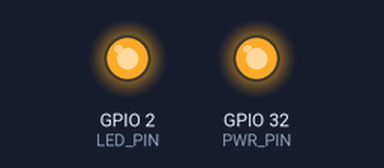
This sketch was run on a simulated ESP32. Shown: output pins drawn as LEDs (lit = HIGH). Uploads are accepted with an empty reply; what the sketch prints to the serial monitor is not drawn.

Above: at 6.4 s.
At 8.7 s:
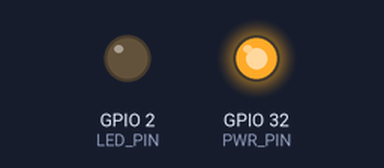
Timing chart, 0 to 11.2 s (numbered marks = the images above):
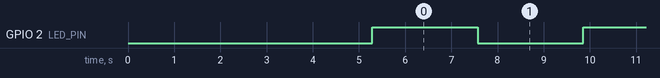

The sketch:

sketch_oct21a.ino
```cpp
#define TINY_GSM_MODEM_SIM7600  // A7672S is compatible with SIM7600
#define TINY_GSM_RX_BUFFER 1024  // Buffer size for incoming data

#include <TinyGsmClient.h>       // TinyGSM library for SIMCom A7672S

// UART Pins for SIMCom A7672S (adjust according to your setup)
#define SerialMon Serial  // For debugging via Serial Monitor
#define SerialAT Serial1  // For communication with the SIM module

// Pin configurations
#define PWR_PIN 32  // Pin to control modem power
#define PIN_TX 17   // TX pin for SIMCom A7672S
#define PIN_RX 16   // RX pin for SIMCom A7672S
#define LED_PIN 2   // LED to indicate status

// APN settings for your network provider
const char apn[] = "airtelgprs.com";    // Replace with your SIM card's APN
const char gprsUser[] = "";      // Username for APN (if needed, otherwise leave empty)
const char gprsPass[] = "";      // Password for APN (if needed, otherwise leave empty)

TinyGsm modem(SerialAT);        // Initialize the TinyGSM modem instance
TinyGsmClient client(modem);    // TinyGSM client for HTTP communication

// Function to power on the modem
void modemPowerOn() {
  pinMode(PWR_PIN, OUTPUT);
  digitalWrite(PWR_PIN, LOW);  // Power on sequence (specific to A7672S)
  delay(1000);
  digitalWrite(PWR_PIN, HIGH);
}

// Function to check signal strength (RSSI) and network type
void checkNetworkDetails() {
  String response;

  // Check if the modem is registered on the network
  SerialMon.println("Checking network registration...");
  if (!modem.waitForNetwork(30000)) {
    SerialMon.println("Network registration failed.");
    return;
  }
  SerialMon.println("Modem registered on the network.");

  // Check signal strength (RSSI)
  int signal = modem.getSignalQuality();
  SerialMon.print("Signal quality (RSSI): ");
  SerialMon.println(signal);

  // Send the AT+CPSI? command to check the network type
  SerialMon.println("Checking network type...");
  modem.sendAT("+CPSI?");

  // Wait for the response from the modem and store it in the response string
  modem.waitResponse(10000L, response);

  // Print the network type information to the Serial Monitor
  SerialMon.println("Network type information:");
  SerialMon.println(response);
}

// Function to make an HTTP request
void makeHttpRequest() {
  if (!client.connect("httpbin.org", 80)) {  // Connect to httpbin.org
    SerialMon.println("Connection to server failed.");
    return;
  }

  // Send a simple HTTP GET request
  client.println("GET /get HTTP/1.1");
  client.println("Host: httpbin.org");
  client.println("Connection: close");
  client.println();

  // Wait for the server response
  while (client.connected()) {
    String response = client.readString();
    SerialMon.println(response);  // Print the response to the serial monitor
  }

  // Disconnect from the server
  client.stop();
  SerialMon.println("HTTP request sent.");
}

void setup() {
  // Initialize serial monitor for debugging
  SerialMon.begin(115200);
  delay(10);

  // Power on the modem
  modemPowerOn();
  SerialAT.begin(115200, SERIAL_8N1, PIN_RX, PIN_TX);

  pinMode(LED_PIN, OUTPUT);
  digitalWrite(LED_PIN, LOW);  // LED OFF at start

  SerialMon.println("Initializing modem...");
  modem.restart();  // Restart the modem

  // Wait for modem initialization
  delay(3000);

  // Attach to LTE (Internet)
  SerialMon.println("Attaching to LTE...");
  modem.gprsConnect(apn, gprsUser, gprsPass);

  // Check if GPRS/LTE connection was successful
  if (modem.isGprsConnected()) {
    SerialMon.println("Connected to LTE/Internet.");
    // Make an HTTP request to test data
    makeHttpRequest();
  } else {
    SerialMon.println("Failed to connect to LTE/Internet.");
    return;
  }
}

void loop() {
  // Blink LED to show activity
  checkNetworkDetails();
  digitalWrite(LED_PIN, !digitalRead(LED_PIN));
  delay(1000);  // Blink every second
  makeHttpRequest();
}
```

Measured:
- by itself, GPIO 2 (LED_PIN): alternates HIGH for 2.3 s and LOW for 2.3 s
